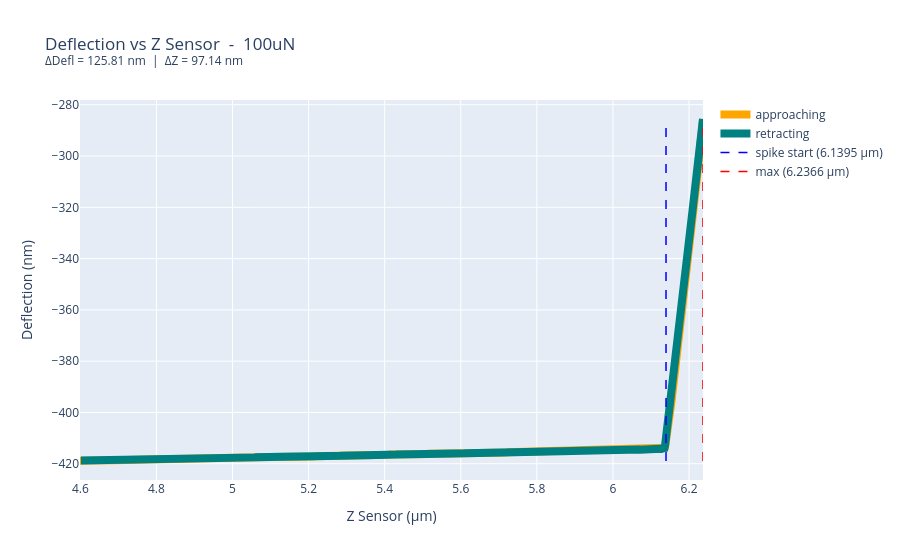

Notebook source saved alongside this figure:
### Code cell
force_raw   = EXAMPLE_FILE.split('_')[2]
force_label = force_raw.replace('p', '.')

[idx_min], [idx_max] = get_curve_indices(example_path)

x_approach = df_example['ZSnsr'].iloc[:idx_max] * 1e6
y_approach = df_example['Defl'].iloc[:idx_max]  * 1e9
x_retract  = df_example['ZSnsr'].iloc[idx_max:] * 1e6
y_retract  = df_example['Defl'].iloc[idx_max:]  * 1e9

z_min = df_example['ZSnsr'].iloc[idx_min] * 1e6
z_max = df_example['ZSnsr'].iloc[idx_max] * 1e6

delta_defl = (df_example['Defl'].iloc[idx_max] - df_example['Defl'].iloc[idx_min]) * 1e9
delta_z    = (df_example['ZSnsr'].iloc[idx_max] - df_example['ZSnsr'].iloc[idx_min]) * 1e9

fig = go.Figure()

fig.add_trace(go.Scatter(x=x_approach, y=y_approach, mode='lines', name='approaching',
                         line=dict(color='orange', width=8)))
fig.add_trace(go.Scatter(x=x_retract, y=y_retract, mode='lines', name='retracting',
                         line=dict(color='teal', width=8)))

y_range = [min(y_approach.min(), y_retract.min()), max(y_approach.max(), y_retract.max())]
fig.add_trace(go.Scatter(x=[z_min, z_min], y=y_range, mode='lines', name=f'spike start ({z_min:.4f} µm)',
                         line=dict(color='blue', width=1.5, dash='dash')))
fig.add_trace(go.Scatter(x=[z_max, z_max], y=y_range, mode='lines', name=f'max ({z_max:.4f} µm)',
                         line=dict(color='red', width=1.5, dash='dash')))

fig.update_layout(
    title=f'Deflection vs Z Sensor  -  {force_label}<br><sup>ΔDefl = {delta_defl:.2f} nm  |  ΔZ = {delta_z:.2f} nm</sup>',
    xaxis=dict(title='Z Sensor (µm)'),
    yaxis=dict(title='Deflection (nm)'),
)
print(z_min, z_max)
fig.show()

### Figure 1 — Plotly figure (JSON) as saved in the notebook; plotly's stock layout.template omitted (floating-point values rounded to 4 significant figures; data arrays with more than 128 entries replaced by an {"elided": "..."} marker saying what was removed)
{"data": [{"line": {"color": "orange", "width": 8}, "mode": "lines", "name": "approaching", "type": "scatter", "x": {"elided": "1009 float values"}, "y": {"elided": "1009 float values"}}, {"line": {"color": "teal", "width": 8}, "mode": "lines", "name": "retracting", "type": "scatter", "x": {"elided": "1007 float values"}, "y": {"elided": "1007 float values"}}, {"line": {"color": "blue", "dash": "dash", "width": 1.5}, "mode": "lines", "name": "spike start (6.1395 µm)", "type": "scatter", "x": [6.139, 6.139], "y": [-418.9, -285.6]}, {"line": {"color": "red", "dash": "dash", "width": 1.5}, "mode": "lines", "name": "max (6.2366 µm)", "type": "scatter", "x": [6.237, 6.237], "y": [-418.9, -285.6]}], "layout": {"title": {"text": "Deflection vs Z Sensor  -  100uN<br><sup>ΔDefl = 125.81 nm  |  ΔZ = 97.14 nm</sup>"}, "xaxis": {"title": {"text": "Z Sensor (µm)"}}, "yaxis": {"title": {"text": "Deflection (nm)"}}}}
